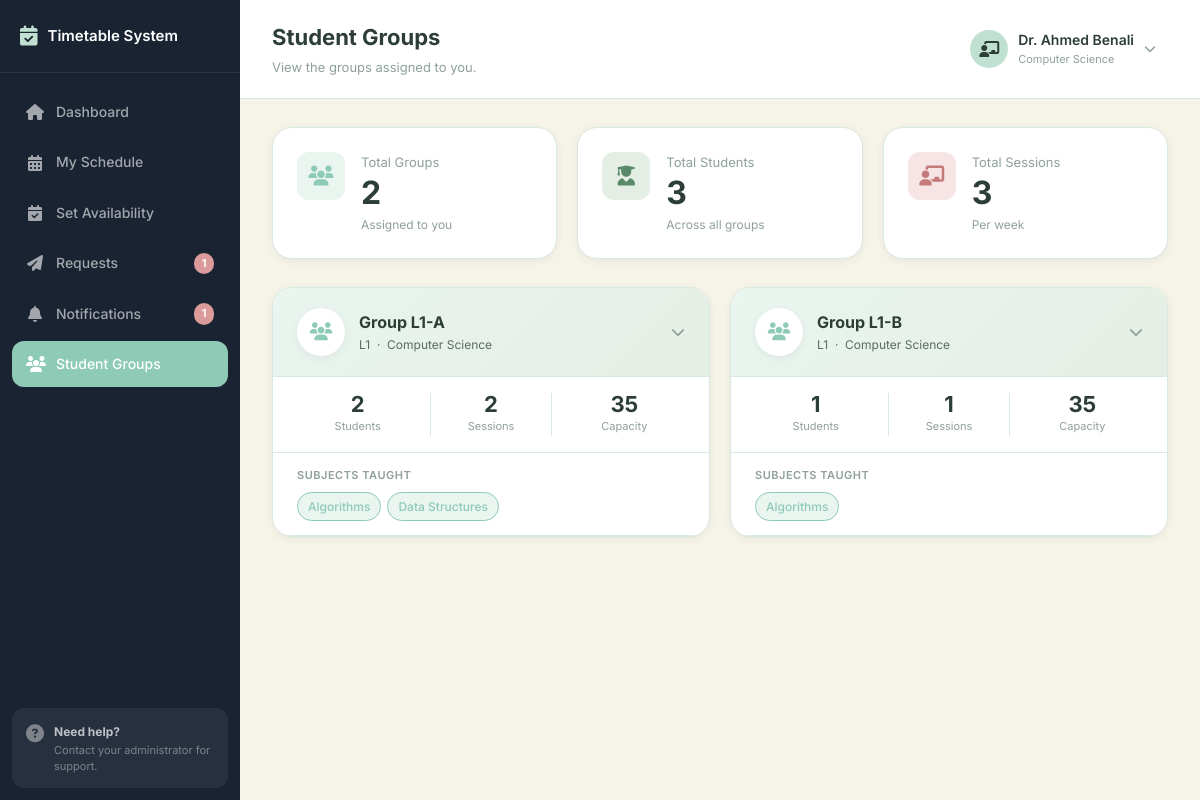
Screenshot of /pages/professor/groups.php (signed in) with the database file from the repository.
### tables this page shows
CREATE TABLE departments (
    id         INT AUTO_INCREMENT PRIMARY KEY,
    name       VARCHAR(100) NOT NULL,
    code       VARCHAR(20)  NOT NULL UNIQUE,
    created_at TIMESTAMP DEFAULT CURRENT_TIMESTAMP
);

CREATE TABLE groups_table (
    id            INT AUTO_INCREMENT PRIMARY KEY,
    group_name    VARCHAR(50)  NOT NULL,
    level         VARCHAR(20)  NOT NULL,
    department_id INT,
    capacity      INT DEFAULT 30,
    created_at    TIMESTAMP DEFAULT CURRENT_TIMESTAMP,
    FOREIGN KEY (department_id) REFERENCES departments(id)
        ON DELETE SET NULL
);

### pages/professor/groups.php (the view, shortened to what the rows shown need)
<?php
require_once dirname(__DIR__, 2) . '/includes/auth.php';
require_once dirname(__DIR__, 2) . '/includes/db.php';
$user = currentUser();
$pageTitle    = 'Student Groups';
$stmt = $pdo->prepare("
    SELECT d.name as department
    FROM users u
    LEFT JOIN departments d ON u.department_id = d.id
    WHERE u.id = ?
");
$stmt->execute([$user['id']]);
$profInfo = $stmt->fetch();
$stmt = $pdo->prepare("
    SELECT DISTINCT
        g.id,
        g.group_name,
        g.level,
        g.capacity,
        d.name AS department_name,
        COUNT(DISTINCT sg.student_id) AS student_count,
        COUNT(DISTINCT t.id)          AS session_count,
        GROUP_CONCAT(
            DISTINCT s.name
            ORDER BY s.name
            SEPARATOR ', '
        ) AS subjects
    FROM timetable t
    JOIN groups_table  g  ON t.group_id      = g.id
    LEFT JOIN departments   d  ON g.department_id = d.id
    LEFT JOIN student_groups sg ON sg.group_id    = g.id
    LEFT JOIN subjects      s  ON t.subject_id    = s.id
    WHERE t.professor_id = ?
      AND t.is_active    = 1
    GROUP BY g.id
    ORDER BY g.level, g.group_name
");
$stmt->execute([$user['id']]);
$groups = $stmt->fetchAll();
require_once dirname(__DIR__, 2) . '/includes/header.php';
?>
<?php if (empty($groups)): ?>
    <div class="card" style="text-align:center;
                              padding:60px 40px;">
        <i class="fa-solid fa-users-slash"
           style="font-size:48px;
                  display:block;
                  margin-bottom:16px;
                  color:var(--color-border);">
        </i>
        <p style="font-size:15px;
                  font-weight:600;
                  color:var(--color-text-dark);
                  margin-bottom:6px;">
            No groups assigned yet
        </p>
        <p style="font-size:13px;
                  color:var(--color-text-light);">
            Contact your administrator to get groups assigned.
        </p>
    </div>
<?php else: ?>
    <div style="display:grid;
                grid-template-columns: repeat(2, 1fr);
                gap:20px;">
        <?php foreach ($groups as $group): ?>
            <div class="card"
                 style="padding:0; overflow:hidden;
                        cursor:pointer;
                        transition:var(--transition);"
                 onmouseover="this.style.boxShadow='var(--shadow-md)';
                              this.style.transform='translateY(-2px)'"
                 onmouseout="this.style.boxShadow='var(--shadow-sm)';
                             this.style.transform='translateY(0)'"
                 onclick="toggleGroup(<?= $group['id'] ?>)">
                <div style="
                    padding:20px 24px;
                    background:linear-gradient(
                        135deg,
                        var(--color-mint-light),
                        var(--color-sage)
                    );
                    border-bottom:1px solid var(--color-border);
                    display:flex;
                    align-items:center;
                    justify-content:space-between;">
                    <div style="display:flex;
                                align-items:center;
                                gap:14px;">
                        <div style="
                            width:48px; height:48px;
                            border-radius:50%;
                            background:var(--color-white);
                            display:flex;
                            align-items:center;
                            justify-content:center;
                            box-shadow:var(--shadow-sm);">
                            <i class="fa-solid fa-users"
                               style="font-size:18px;
                                      color:var(--color-mint-dark);">
                            </i>
                        </div>
                        <div>
                            <h3 style="font-size:16px;
                                       font-weight:700;
                                       color:var(--color-text-dark);">
                                <?= htmlspecialchars($group['group_name']) ?>
                            </h3>
                            <p style="font-size:12px;
                                      color:var(--color-text-mid);">
                                <?= htmlspecialchars($group['level']) ?>
                                &nbsp;·&nbsp;
                                <?= htmlspecialchars($group['department_name'] ?? 'N/A') ?>
                            </p>
                        </div>
                    </div>
                    <i class="fa-solid fa-chevron-down"
                       id="chevron-<?= $group['id'] ?>"
                       style="color:var(--color-text-light);
                              font-size:14px;
                              transition:var(--transition);">
                    </i>
                </div>
                <div style="
                    display:grid;
                    grid-template-columns:repeat(3,1fr);
                    padding:16px 24px;
                    gap:12px;
                    border-bottom:1px solid var(--color-border);">
                    <div style="text-align:center;">
                        <div style="font-size:22px;
                                    font-weight:700;
                                    color:var(--color-text-dark);
                                    line-height:1;">
                            <?= $group['student_count'] ?>
                        </div>
                        <div style="font-size:11px;
                                    color:var(--color-text-light);
                                    margin-top:3px;">
                            Students
                        </div>
                    </div>
                    <div style="text-align:center;
                                border-left:1px solid var(--color-border);
                                border-right:1px solid var(--color-border);">
                        <div style="font-size:22px;
                                    font-weight:700;
                                    color:var(--color-text-dark);
                                    line-height:1;">
                            <?= $group['session_count'] ?>
                        </div>
                        <div style="font-size:11px;
                                    color:var(--color-text-light);
                                    margin-top:3px;">
                            Sessions
                        </div>
                    </div>
                    <div style="text-align:center;">
                        <div style="font-size:22px;
                                    font-weight:700;
                                    color:var(--color-text-dark);
                                    line-height:1;">
                            <?= $group['capacity'] ?>
                        </div>
                        <div style="font-size:11px;
                                    color:var(--color-text-light);
                                    margin-top:3px;">
                            Capacity
                        </div>
                    </div>
                </div>
                <?php if ($group['subjects']): ?>
                    <div style="padding:14px 24px;
                                border-bottom:1px solid var(--color-border);">
                        <p style="font-size:11px;
                                   font-weight:600;
                                   color:var(--color-text-light);
                                   margin-bottom:8px;
                                   text-transform:uppercase;
                                   letter-spacing:0.5px;">
                            Subjects Taught
                        </p>
                        <div style="display:flex;
                                    flex-wrap:wrap;
                                    gap:6px;">
                            <?php
                            $subjectList = explode(', ', $group['subjects']);
                            foreach ($subjectList as $sub):
                            ?>
                                <span style="
                                    padding:4px 10px;
                                    background:var(--color-mint-light);
                                    border:1px solid var(--color-mint-dark);
                                    border-radius:20px;
                                    font-size:12px;
                                    font-weight:500;
                                    color:var(--color-mint-dark);">
                                    <?= htmlspecialchars(trim($sub)) ?>
                                </span>
                            <?php endforeach; ?>
                        </div>
                    </div>
                <?php endif; ?>
            </div>
        <?php endforeach; ?>
    </div>
<?php endif; ?>
<?php
require_once dirname(__DIR__, 2) . '/includes/footer.php';
?>

### includes/header.php (shortened to what the rows shown need)
<!DOCTYPE html>
<html lang="en">
<head>
    <link rel="stylesheet"
          href="https://cdnjs.cloudflare.com/ajax/libs/font-awesome/6.5.0/css/all.min.css">
    <link rel="stylesheet" href="/TimeTable/assets/css/global.css?v=<?= time() ?>">
    <link rel="stylesheet" href="/TimeTable/assets/css/dashboard.css?v=<?= time() ?>">
</head>
<body>
<div class="layout">
    <div class="main-wrapper">
        <header class="topbar">
            <div class="topbar-left">
                <h1 class="page-heading">
                    <?= $pageTitle ?? 'Dashboard' ?>
                </h1>
            </div>
            <div class="topbar-right">
                <div class="user-dropdown-wrapper">
                    <div class="user-info" onclick="toggleDropdown()">
                        <div class="user-details">
                            <span class="user-name">
                                <?= htmlspecialchars($user['name'] ?? '') ?>
                            </span>
                            <span class="user-role">
                                <?php if ($user['role'] === 'student'): ?>
                                    <?= htmlspecialchars($studentGroup['level']      ?? '') ?>
                                    <?= htmlspecialchars($studentGroup['department'] ?? 'Student') ?>
                                <?php elseif ($user['role'] === 'professor'): ?>
                                    <?= htmlspecialchars($profInfo['department'] ?? 'Professor') ?>
                                <?php else: ?>
                                    Administrator
                                <?php endif; ?>
                            </span>
                        </div>
                    </div>
                </div>
            </div>
        </header>
        <main class="main-content">

### rows the page displays
departments: name "Computer Science"
groups_table: group_name "Group L1-A", level "L1", department.name "Computer Science", student_count "2", session_count "2", capacity "35", sub "Algorithms", sub "Data Structures"
groups_table: group_name "Group L1-B", level "L1", department.name "Computer Science", student_count "1", session_count "1", capacity "35", sub "Algorithms"

### other values shown
$pendingRequests "1"
$unreadCount "1"
$pageTitle "Student Groups"
$pageSubtitle "View the groups assigned to you."
$user['name'] "Dr. Ahmed Benali"
count($groups) "2"
array_sum(array_column($groups,'student_count')) "3"
array_sum(array_column($groups,'session_count')) "3"
